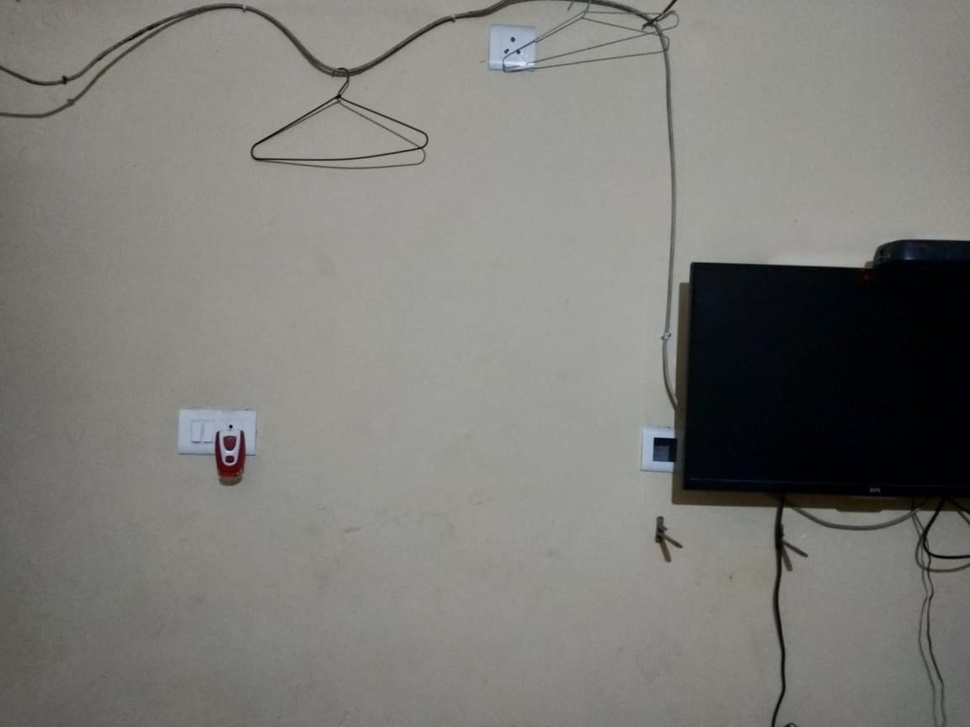
#> input picture image.jpeg, 970 x 727 px, shrunk from 1152 x 864 before the run
$ jupyter execute --allow-errors Untitled.ipynb   (older library calls are emulated)
#> lines starting #> are read from the running program, lines starting #| are printed output that depends on the picture; after the words box and inside, x2 and y2 are one past the last pixel; in counts of white or black regions, pixels touching at a corner belong together
[cell 1]
import cv2
import numpy as np
import matplotlib.pyplot as plt

[cell 2]
image=cv2.imread('image.jpeg')
#> image is the input picture: shape (727, 970, 3); mean B, G, R 120.5, 124.1, 125.2

[cell 3]
plt.imshow(image[:,:,::-1])

[cell 4]
img=image.copy()
print(img.shape)
#| (727, 970, 3)
canny=cv2.Canny(img,60,25) # thresholds for initial strong edge detection and the threshold for linking weak edges, respectively
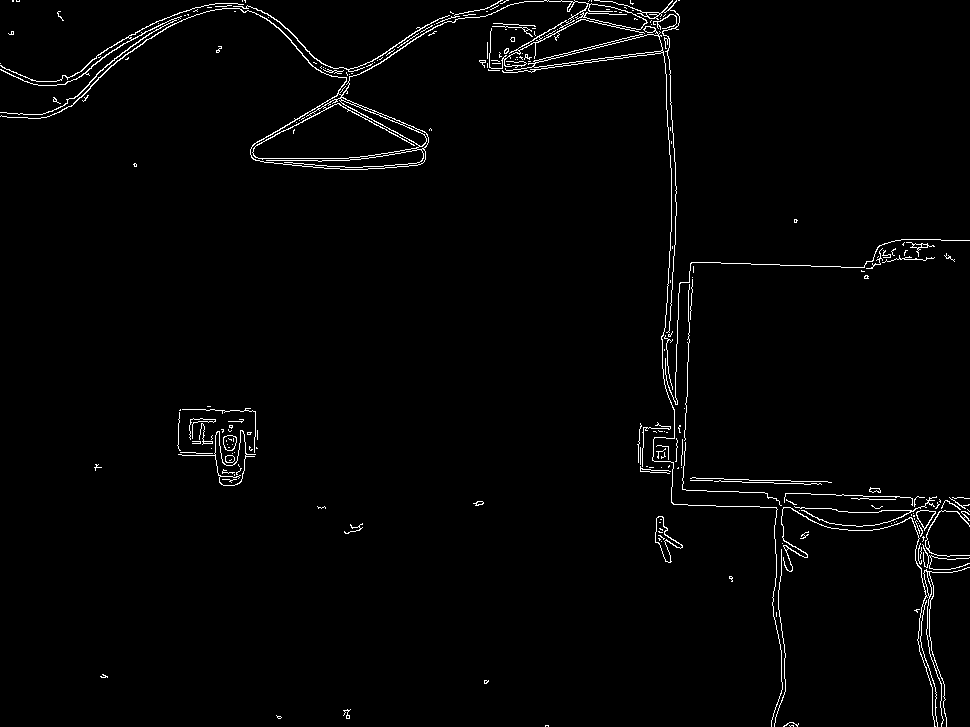
#> canny: shape (727, 970); 1.8% white in thin lines or dots
laplacian = cv2.Laplacian(img,cv2.CV_64F)
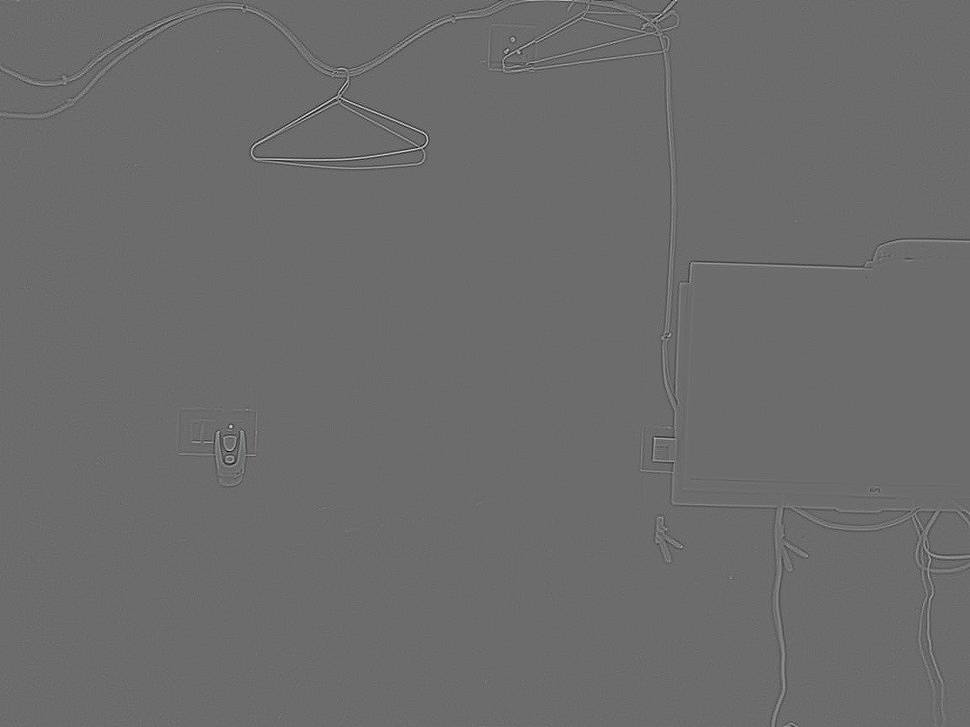
#> laplacian: shape (727, 970, 3) float64; mean B, G, R 0, 0, 0; drawn with min black and max white
# im_floodfill= img.copy()
h, w = img.shape[:2]
#> h = 727; w = 970
mask = np.zeros((h+2, w+2), np.uint8)

[cell 5]
plt.imshow(mask,cmap='gray')
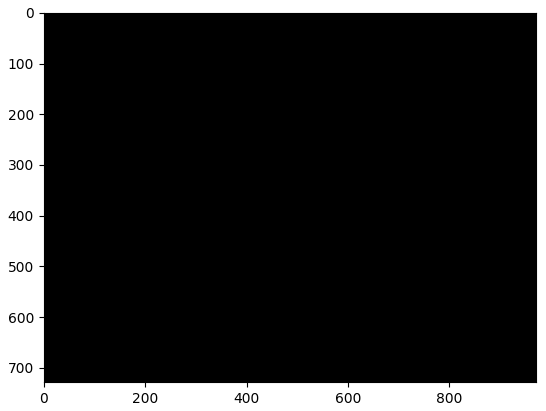
#> figure drawn by matplotlib, 1 panel

[cell 6]
# mask =  cv2.bitwise_not(mask)
im_floodfill=cv2.floodFill(canny,mask, (0,0), (100,100,255),(10,)*3, (10,)*3,4)[1]
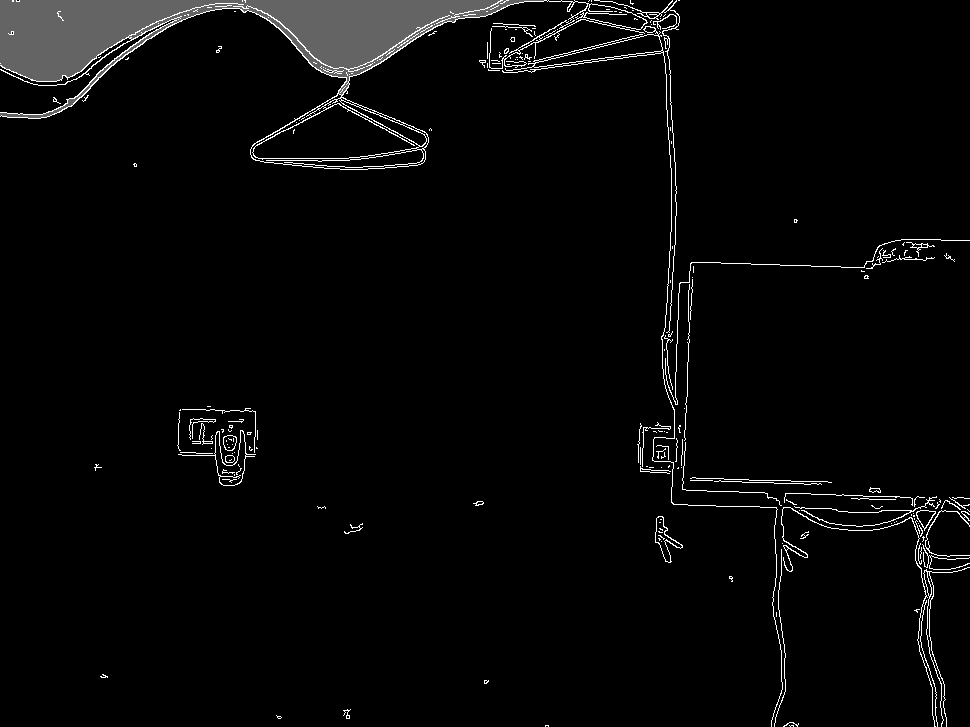
#> im_floodfill: shape (727, 970); min 0, max 255, mean 7.6
im_floodfill=cv2.bitwise_not(im_floodfill)
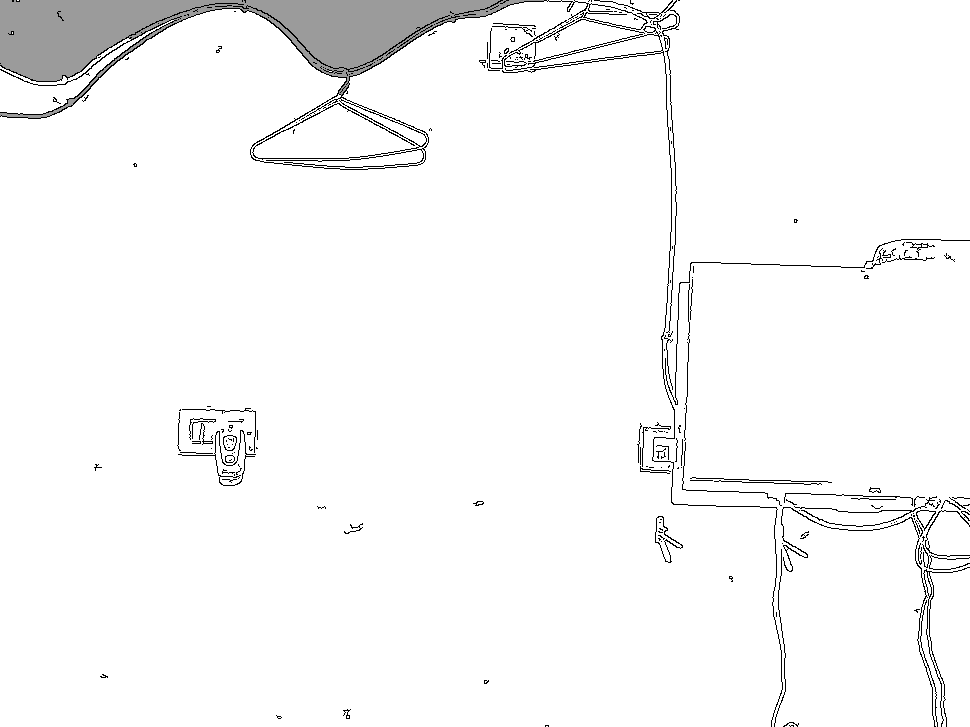
#> im_floodfill: shape (727, 970); min 0, max 255, mean 247.4
kernel = cv2.getStructuringElement(cv2.MORPH_RECT,(3,3))
dilation = cv2.dilate(im_floodfill,kernel,iterations = 1)
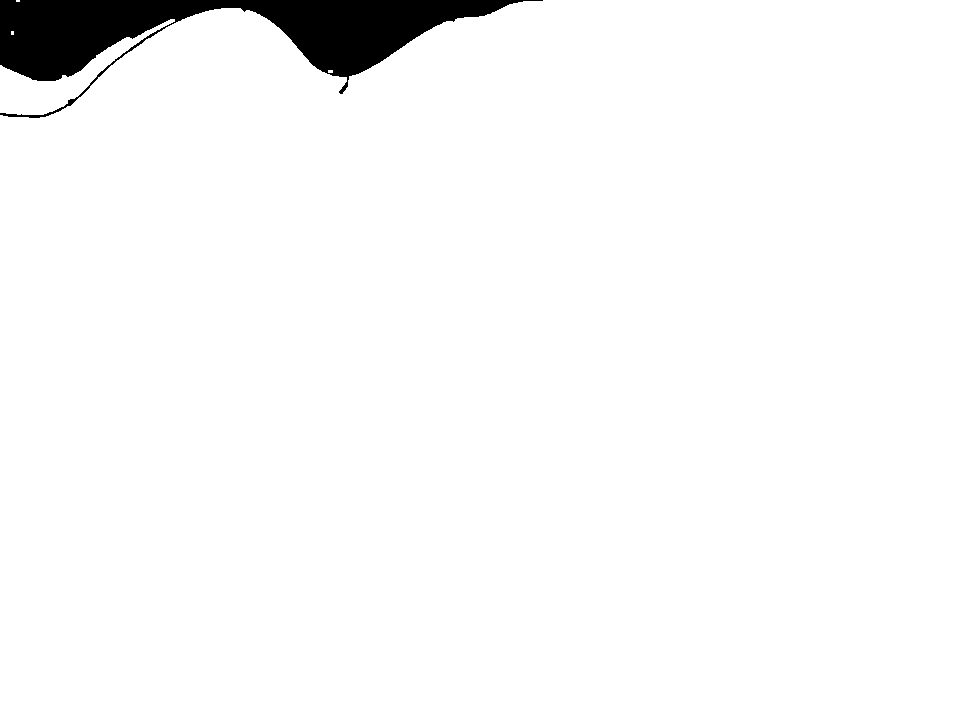
#> dilation: shape (727, 970); values 155 (black) and 255 (white), 96.9% white; 1 black region, box (x1, y1, x2, y2) and area: (0, 0, 543, 118) 21911
# print(im_floodfill.shape)

[cell 7]
im_floodfill.shape
#> Out = (727, 970)

[cell 8]
plt.imshow(im_floodfill,cmap='gray')
print(dilation.shape)
#| (727, 970)

[cell 9]
erosion_kernel=np.uint8(np.zeros((30,30)))
erosion_kernel[:,::5]=1
erosion_kernel[::5]=1
# print(erosion_kernel)
# dilation_gray = cv2.cvtColor(dilation,cv2.COLOR_BGR2GRAY)
# dilation= np.uint8(dilation)
#> (the rest of this cell did not finish here and is left out)

[cell 10]
# [17 lines of commented-out code are left out]

[cell 11]
image.shape
dilation.shape
#> Out = (727, 970)
